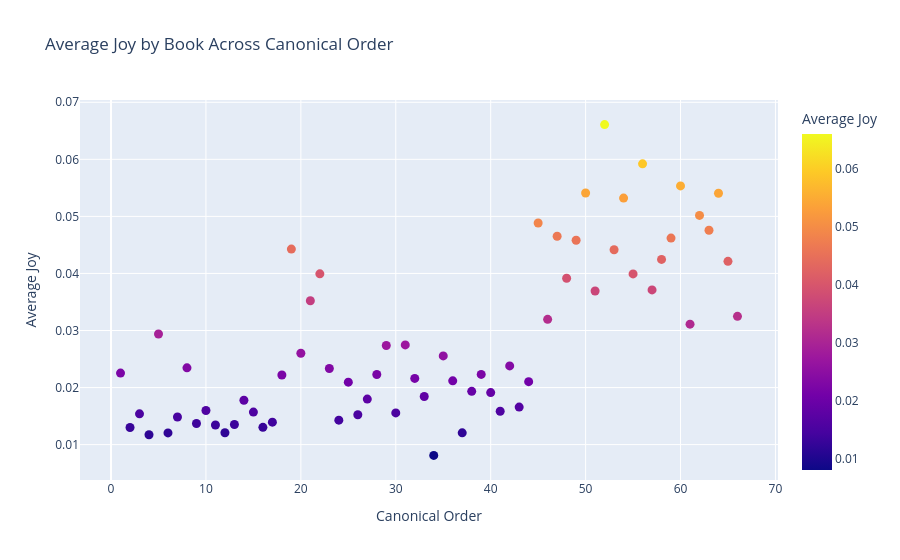

Write notebook code for a chart like this one.
### Code cell
# Compute book-level average joy
book_joy = (
    doc_sent
    .groupby("book_name")["joy"]
    .mean()
    .reset_index()
)

# Merge canonical order
book_joy = (
    book_joy
    .merge(lib[["book_name", "book_number"]], on="book_name")
    .sort_values("book_number")
)

fig = px.scatter(
    book_joy,
    x="book_number",
    y="joy",
    hover_data=["book_name"],
    color="joy",
    color_continuous_scale="Plasma",
    title="Average Joy by Book Across Canonical Order",
    labels={
        "book_number": "Canonical Order",
        "joy": "Average Joy"
    }
)

fig.update_traces(marker=dict(size=9))

fig.update_layout(
    coloraxis_colorbar=dict(title="Average Joy")
)

fig.show()

### Figure 1 — Plotly figure (JSON) as saved in the notebook; plotly's stock layout.template omitted (floating-point values rounded to 4 significant figures)
{"data": [{"customdata": [["Genesis"], ["Exodus"], ["Leviticus"], ["Numbers"], ["Deuteronomy"], ["Joshua"], ["Judges"], ["Ruth"], ["1 Samuel"], ["2 Samuel"], ["1 Kings"], ["2 Kings"], ["1 Chronicles"], ["2 Chronicles"], ["Ezra"], ["Nehemiah"], ["Esther"], ["Job"], ["Psalms"], ["Proverbs"], ["Ecclesiastes"], ["Song of Solomon"], ["Isaiah"], ["Jeremiah"], ["Lamentations"], ["Ezekiel"], ["Daniel"], ["Hosea"], ["Joel"], ["Amos"], ["Obadiah"], ["Jonah"], ["Micah"], ["Nahum"], ["Habakkuk"], ["Zephaniah"], ["Haggai"], ["Zechariah"], ["Malachi"], ["Matthew"], ["Mark"], ["Luke"], ["John"], ["Acts"], ["Romans"], ["1 Corinthians"], ["2 Corinthians"], ["Galatians"], ["Ephesians"], ["Philippians"], ["Colossians"], ["1 Thessalonians"], ["2 Thessalonians"], ["1 Timothy"], ["2 Timothy"], ["Titus"], ["Philemon"], ["Hebrews"], ["James"], ["1 Peter"], ["2 Peter"], ["1 John"], ["2 John"], ["3 John"], ["Jude"], ["Revelation"]], "hovertemplate": "Canonical Order=%{x}<br>Average Joy=%{marker.color}<br>book_name=%{customdata[0]}<extra></extra>", "legendgroup": "", "marker": {"color": [0.02253, 0.01299, 0.0154, 0.01174, 0.0294, 0.01205, 0.01483, 0.02346, 0.01371, 0.01597, 0.01343, 0.01209, 0.01353, 0.01778, 0.01571, 0.01303, 0.01393, 0.0222, 0.04427, 0.02602, 0.03522, 0.03993, 0.02335, 0.01429, 0.02094, 0.01524, 0.01799, 0.0223, 0.02738, 0.01556, 0.02748, 0.0216, 0.01843, 0.008116, 0.02554, 0.02118, 0.01206, 0.01934, 0.0223, 0.01912, 0.01585, 0.02379, 0.01658, 0.02103, 0.04885, 0.03195, 0.04653, 0.03916, 0.04582, 0.0541, 0.03693, 0.06608, 0.04415, 0.05321, 0.03991, 0.05921, 0.03711, 0.04246, 0.0462, 0.05534, 0.03111, 0.05018, 0.04758, 0.05406, 0.04212, 0.03248], "coloraxis": "coloraxis", "size": 9, "symbol": "circle"}, "mode": "markers", "name": "", "orientation": "v", "showlegend": false, "type": "scatter", "x": [1, 2, 3, 4, 5, 6, 7, 8, 9, 10, 11, 12, 13, 14, 15, 16, 17, 18, 19, 20, 21, 22, 23, 24, 25, 26, 27, 28, 29, 30, 31, 32, 33, 34, 35, 36, 37, 38, 39, 40, 41, 42, 43, 44, 45, 46, 47, 48, 49, 50, 51, 52, 53, 54, 55, 56, 57, 58, 59, 60, 61, 62, 63, 64, 65, 66], "xaxis": "x", "y": [0.02253, 0.01299, 0.0154, 0.01174, 0.0294, 0.01205, 0.01483, 0.02346, 0.01371, 0.01597, 0.01343, 0.01209, 0.01353, 0.01778, 0.01571, 0.01303, 0.01393, 0.0222, 0.04427, 0.02602, 0.03522, 0.03993, 0.02335, 0.01429, 0.02094, 0.01524, 0.01799, 0.0223, 0.02738, 0.01556, 0.02748, 0.0216, 0.01843, 0.008116, 0.02554, 0.02118, 0.01206, 0.01934, 0.0223, 0.01912, 0.01585, 0.02379, 0.01658, 0.02103, 0.04885, 0.03195, 0.04653, 0.03916, 0.04582, 0.0541, 0.03693, 0.06608, 0.04415, 0.05321, 0.03991, 0.05921, 0.03711, 0.04246, 0.0462, 0.05534, 0.03111, 0.05018, 0.04758, 0.05406, 0.04212, 0.03248], "yaxis": "y"}], "layout": {"coloraxis": {"colorbar": {"title": {"text": "Average Joy"}}, "colorscale": [[0, "#0d0887"], [0.1111, "#46039f"], [0.2222, "#7201a8"], [0.3333, "#9c179e"], [0.4444, "#bd3786"], [0.5556, "#d8576b"], [0.6667, "#ed7953"], [0.7778, "#fb9f3a"], [0.8889, "#fdca26"], [1, "#f0f921"]]}, "legend": {"tracegroupgap": 0}, "title": {"text": "Average Joy by Book Across Canonical Order"}, "xaxis": {"anchor": "y", "domain": [0, 1], "title": {"text": "Canonical Order"}}, "yaxis": {"anchor": "x", "domain": [0, 1], "title": {"text": "Average Joy"}}}}
